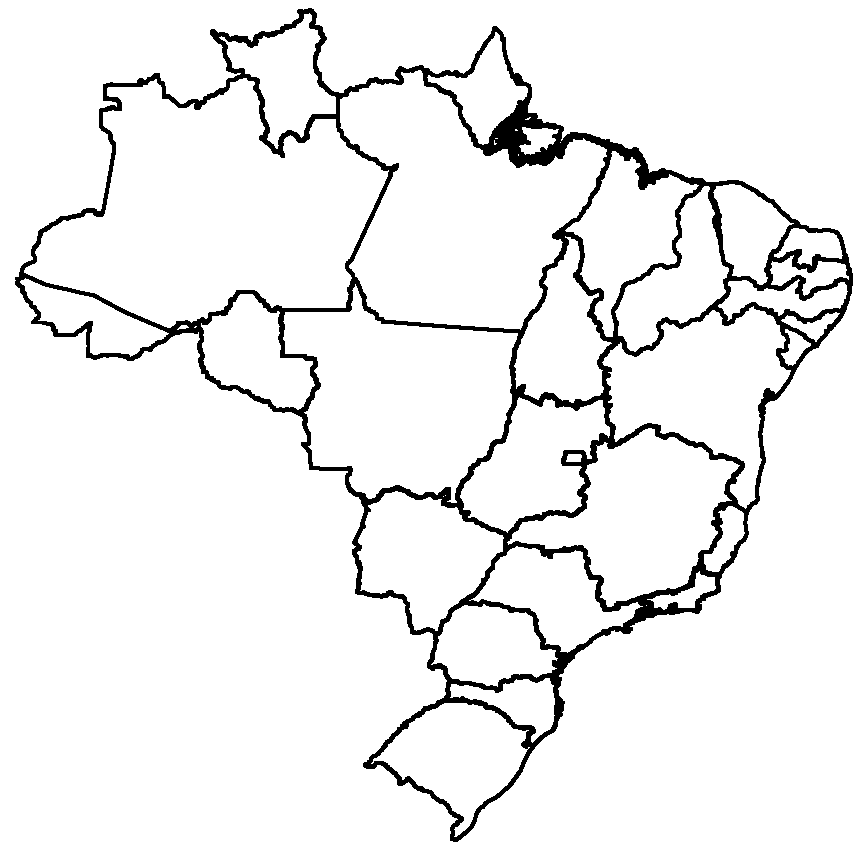
#> input picture Tarefa_1-Pseudocor_e_equalização/Imgs_Originais/mapa.png, 864 x 848 px
$ python 2-pseudocor-b.py
#> lines starting #> are read from the running program, lines starting #| are printed output that depends on the picture; after the words box and inside, x2 and y2 are one past the last pixel; in counts of white or black regions, pixels touching at a corner belong together
import numpy as np
import cv2

img_values = set()

def map_gray_to_color(value, limiar):
    mapped_value = 300 - (value / 255.0) * 300
    unique_values = np.unique(np.round(mapped_value, 2))
    img_values.update(unique_values.tolist())

    color_map = np.zeros((value.shape[0], value.shape[1], 3), dtype=np.uint8)

    mask = mapped_value > limiar
    # Aplica vermelho onde a condição da máscara é verdadeira
    color_map[mask] = [0, 0, 255]
    # Aplica cinza onde a condição da máscara é falsa
    color_map[~mask] = np.stack([value[~mask], value[~mask], value[~mask]], axis=-1)

    return color_map

def main():
    limiar = -1

    while limiar < 1 or limiar > 300:
        limiar = int(input('Valor do limiar? (Entre 1 e 300) '))
        if limiar < 1 or limiar > 300:
            print("Valor inválido! Tente novamente...")
#> this loop made 1 pass; the answer given on pass 1: 1

    mapa = cv2.imread('Imgs_Originais/mapa.png', cv2.IMREAD_GRAYSCALE)
#> mapa: shape (848, 864); 94% white; 1 black region, box (x1, y1, x2, y2) and area: (15, 8, 853, 842) 44049
    taxa_roubo = cv2.imread('Imgs_Originais/taxaPerCapitaRouboCarros.png', cv2.IMREAD_GRAYSCALE)
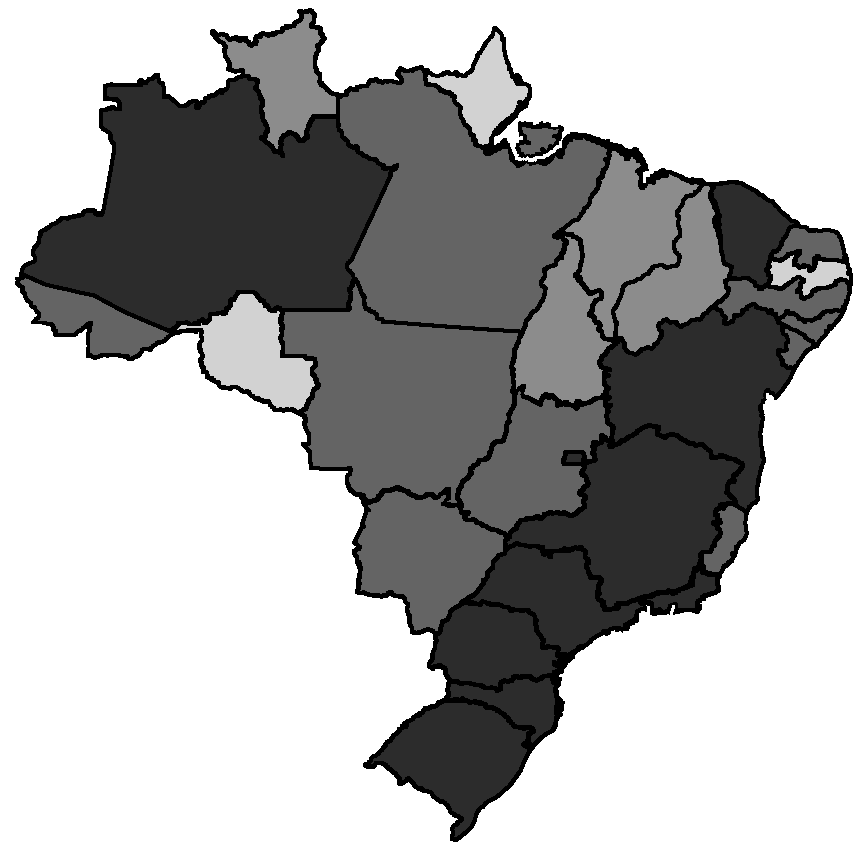
#> input picture Tarefa_1-Pseudocor_e_equalização/Imgs_Originais/taxaPerCapitaRouboCarros.png, 864 x 848 px
#> taxa_roubo is the input picture: shape (848, 864); min 0, max 255, mean 173.5

    if mapa.shape != taxa_roubo.shape:
        print("As dimensões das imagens devem ser iguais.")
        return

    # Cria uma máscara para pixels com valores 0 ou 255
    mask = np.logical_or(taxa_roubo == 0, taxa_roubo == 255)
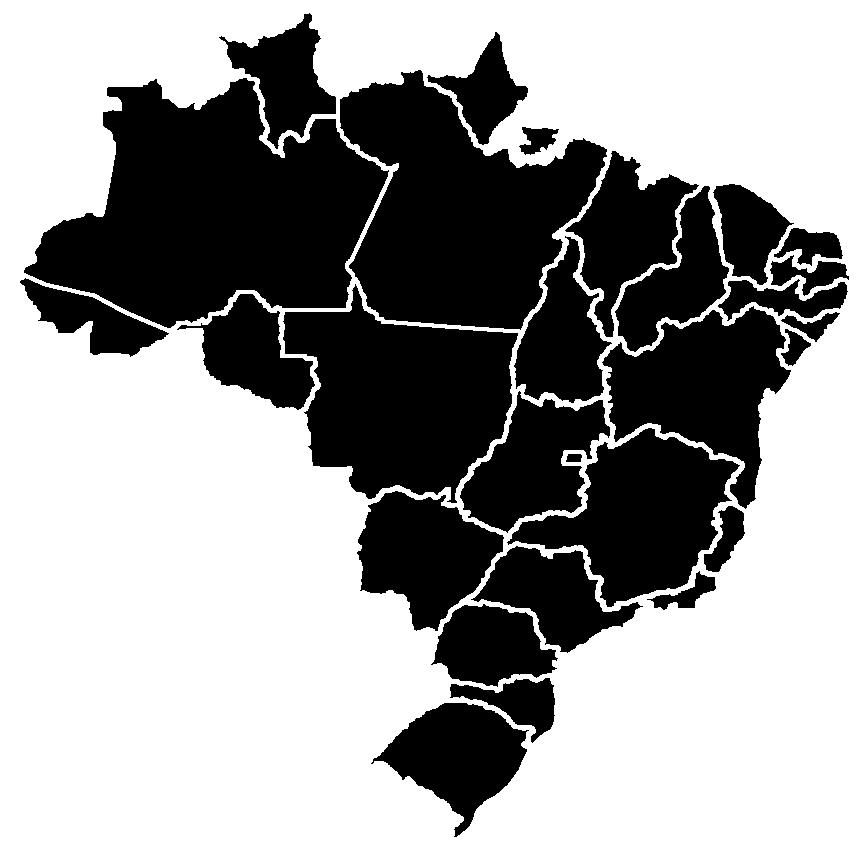
#> mask: shape (848, 864) bool; 60.9% white; 28 black regions, largest, box (x1, y1, x2, y2) and area: (24, 78, 389, 328) 55143, (340, 70, 607, 330) 40890, (283, 284, 518, 503) 31803
    result_image = map_gray_to_color(taxa_roubo, limiar)
#> in map_gray_to_color, `mapped_value = 300 - (value / 255.0) * 300`:
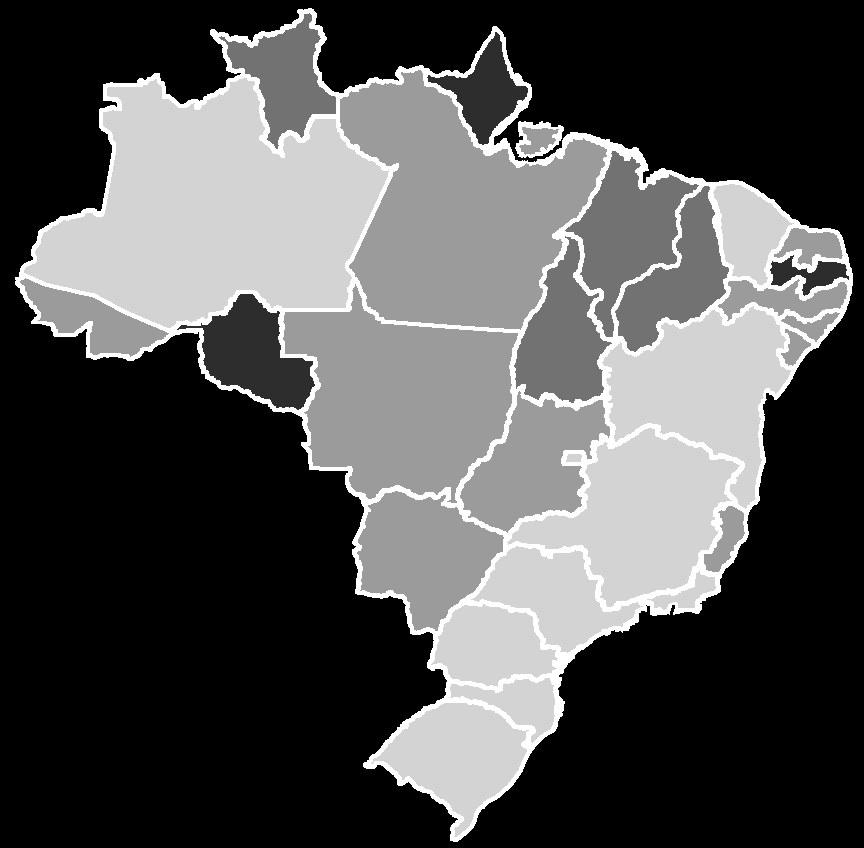
#> mapped_value: shape (848, 864) float64; min 0, max 300, mean 95.8; drawn with min black and max white
#> in map_gray_to_color, `unique_values = np.unique(np.round(mapped_value, 2))`: unique_values = [0, 52.94, 135.3, 182.3, 248.2, 300]
#> in map_gray_to_color, `mask = mapped_value > limiar`:
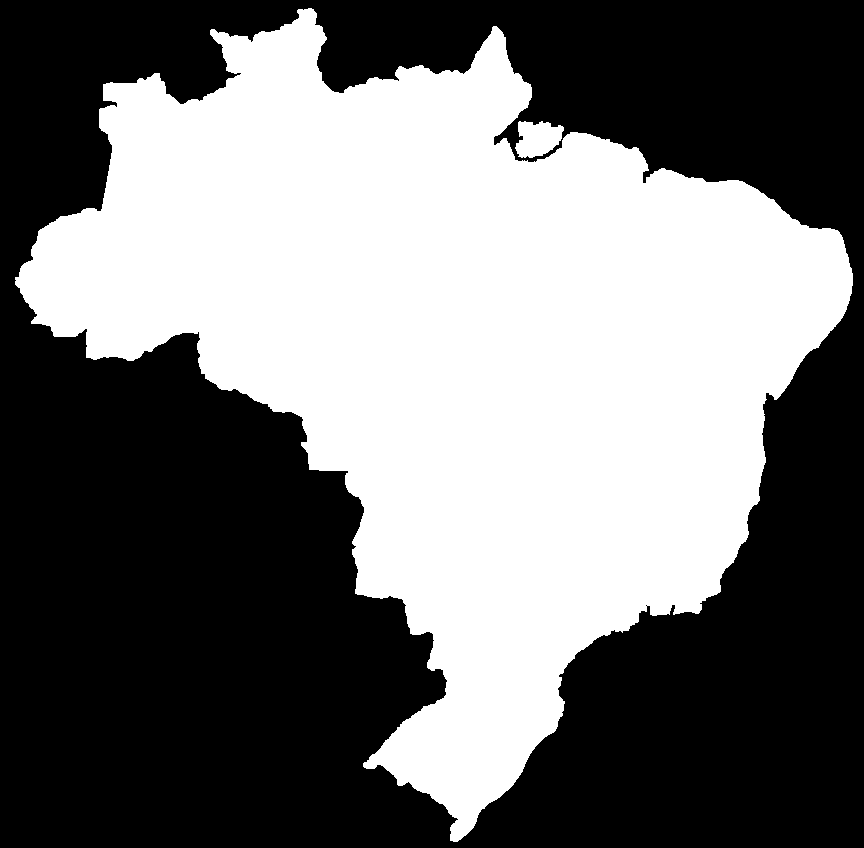
#> mask: shape (848, 864) bool; 44.9% white; 2 white regions, box (x1, y1, x2, y2) and area: (15, 8, 853, 842) 327627, (515, 121, 564, 158) 1315
    result_image[mask] = np.stack([taxa_roubo[mask], taxa_roubo[mask], taxa_roubo[mask]], axis=-1)
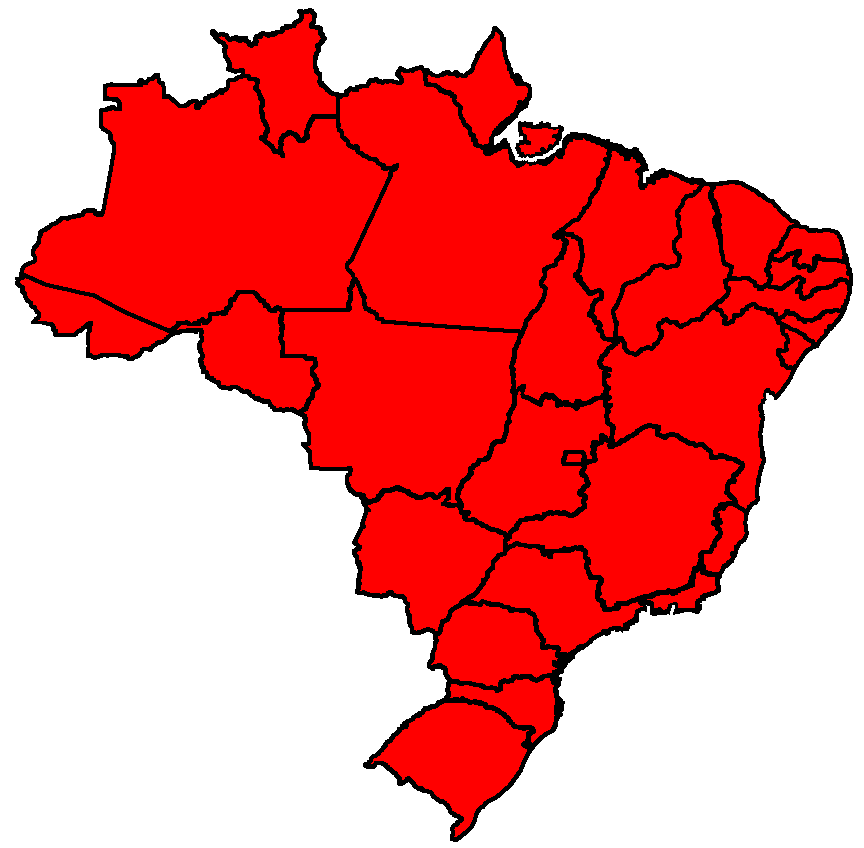
#> result_image: shape (848, 864, 3); mean of channels 0, 1, 2 140.5, 140.5, 240.1; drawn as B, G, R

    # Salvar a imagem no formato BGR
    cv2.imwrite('mapa_pseudocolor.png', result_image)
    print(f'Valores de cinza: {sorted(list(img_values))}')
#| Valores de cinza: [0.0, 52.94, 135.29, 182.35, 248.24, 300.0]

    # Exibir a imagem usando OpenCV
    cv2.imshow('Resultado (Qualquer tecla para fechar)', cv2.resize(result_image, (600, 600)))
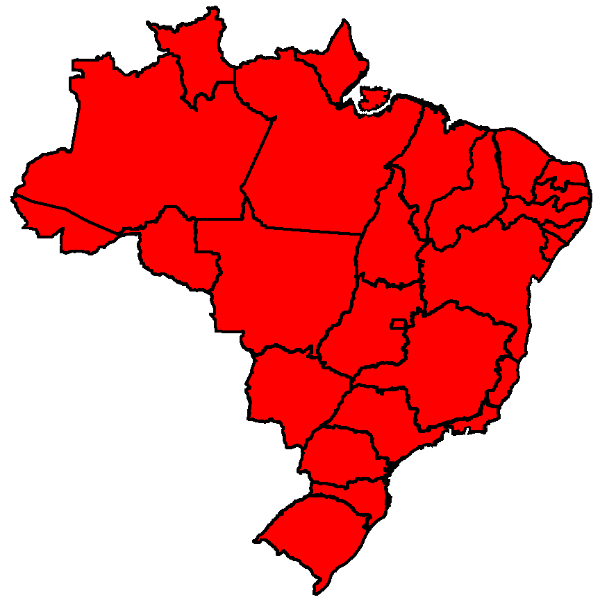
#> window 'Resultado (Qualquer tecla para': shape (600, 600, 3); mean B, G, R 140.5, 140.5, 240.1
    cv2.waitKey(0)
    cv2.destroyAllWindows()

if __name__ == "__main__":
    main()
